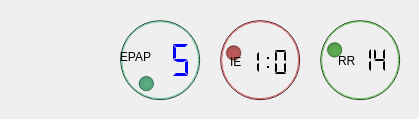
            <widget class="QWidget" name="page_3">
             <widget class="QLCDNumber" name="ilcd_bp">
              <property name="geometry">
               <rect>
                <x>247</x>
                <y>47</y>
                <width>16</width>
                <height>30</height>
               </rect>
              </property>
              <property name="minimumSize">
               <size>
                <width>0</width>
                <height>0</height>
               </size>
              </property>
              <property name="styleSheet">
               <string notr="true">color:black</string>
              </property>
              <property name="frameShape">
               <enum>QFrame::NoFrame</enum>
              </property>
              <property name="frameShadow">
               <enum>QFrame::Plain</enum>
              </property>
              <property name="digitCount">
               <number>1</number>
              </property>
              <property name="segmentStyle">
               <enum>QLCDNumber::Flat</enum>
              </property>
              <property name="value" stdset="0">
               <double>1.000000000000000</double>
              </property>
             </widget>
             <widget class="QDial" name="rrdial_bipap">
              <property name="enabled">
               <bool>false</bool>
              </property>
              <property name="geometry">
               <rect>
                <x>310</x>
                <y>10</y>
                <width>100</width>
                <height>100</height>
               </rect>
              </property>
              <property name="minimumSize">
               <size>
                <width>100</width>
                <height>100</height>
               </size>
              </property>
              <property name="styleSheet">
               <string notr="true">background-color: rgb(20,100,10)</string>
              </property>
              <property name="minimum">
               <number>8</number>
              </property>
              <property name="maximum">
               <number>30</number>
              </property>
              <property name="value">
               <number>14</number>
              </property>
             </widget>
             <widget class="QLabel" name="label_18">
              <property name="geometry">
               <rect>
                <x>230</x>
                <y>54</y>
                <width>21</width>
                <height>16</height>
               </rect>
              </property>
              <property name="styleSheet">
               <string notr="true">color:black</string>
              </property>
              <property name="text">
               <string>IE</string>
              </property>
             </widget>
             <widget class="QLCDNumber" name="elcd_bp">
              <property name="geometry">
               <rect>
                <x>267</x>
                <y>47</y>
                <width>28</width>
                <height>30</height>
               </rect>
              </property>
              <property name="minimumSize">
               <size>
                <width>0</width>
                <height>0</height>
               </size>
              </property>
              <property name="styleSheet">
               <string notr="true">color:black</string>
              </property>
              <property name="frameShape">
               <enum>QFrame::NoFrame</enum>
              </property>
              <property name="frameShadow">
               <enum>QFrame::Plain</enum>
              </property>
              <property name="digitCount">
               <number>1</number>
              </property>
              <property name="segmentStyle">
               <enum>QLCDNumber::Flat</enum>
              </property>
             </widget>
             <widget class="QLabel" name="label_19">
              <property name="geometry">
               <rect>
                <x>338</x>
                <y>54</y>
                <width>22</width>
                <height>14</height>
               </rect>
              </property>
              <property name="styleSheet">
               <string notr="true">color:black</string>
              </property>
              <property name="text">
               <string>RR</string>
              </property>
             </widget>
             <widget class="QLCDNumber" name="rrlcd_bp">
              <property name="enabled">
               <bool>false</bool>
              </property>
              <property name="geometry">
               <rect>
                <x>353</x>
                <y>45</y>
                <width>41</width>
                <height>30</height>
               </rect>
              </property>
              <property name="minimumSize">
               <size>
                <width>0</width>
                <height>20</height>
               </size>
              </property>
              <property name="styleSheet">
               <string notr="true">color:black</string>
              </property>
              <property name="frameShape">
               <enum>QFrame::NoFrame</enum>
              </property>
              <property name="frameShadow">
               <enum>QFrame::Plain</enum>
              </property>
              <property name="digitCount">
               <number>2</number>
              </property>
              <property name="segmentStyle">
               <enum>QLCDNumber::Flat</enum>
              </property>
              <property name="intValue" stdset="0">
               <number>14</number>
              </property>
             </widget>
             <widget class="QDial" name="iedial_bipap">
              <property name="enabled">
               <bool>false</bool>
              </property>
              <property name="geometry">
               <rect>
                <x>210</x>
                <y>10</y>
                <width>100</width>
                <height>100</height>
               </rect>
              </property>
              <property name="minimumSize">
               <size>
                <width>100</width>
                <height>100</height>
               </size>
              </property>
              <property name="styleSheet">
               <string notr="true">background-color: rgb(200,20,20)</string>
              </property>
              <property name="minimum">
               <number>1</number>
              </property>
              <property name="maximum">
               <number>5</number>
              </property>
              <property name="value">
               <number>2</number>
              </property>
             </widget>
             <widget class="QDial" name="epapdial">
              <property name="enabled">
               <bool>false</bool>
              </property>
              <property name="geometry">
               <rect>
                <x>110</x>
                <y>10</y>
                <width>100</width>
                <height>100</height>
               </rect>
              </property>
              <property name="minimumSize">
               <size>
                <width>100</width>
                <height>100</height>
               </size>
              </property>
              <property name="styleSheet">
               <string notr="true">background-color: rgb(20,40,30)</string>
              </property>
              <property name="minimum">
               <number>5</number>
              </property>
              <property name="maximum">
               <number>30</number>
              </property>
             </widget>
             <widget class="QLCDNumber" name="epaplcd">
              <property name="geometry">
               <rect>
                <x>130</x>
                <y>40</y>
                <width>64</width>
                <height>40</height>
               </rect>
              </property>
              <property name="minimumSize">
               <size>
                <width>0</width>
                <height>40</height>
               </size>
              </property>
              <property name="styleSheet">
               <string notr="true">color:blue</string>
              </property>
              <property name="frameShape">
               <enum>QFrame::NoFrame</enum>
              </property>
              <property name="digitCount">
               <number>3</number>
              </property>
              <property name="segmentStyle">
               <enum>QLCDNumber::Flat</enum>
              </property>
              <property name="intValue" stdset="0">
               <number>5</number>
              </property>
             </widget>
             <widget class="QLabel" name="labelepap">
              <property name="geometry">
               <rect>
                <x>120</x>
                <y>50</y>
                <width>31</width>
                <height>14</height>
               </rect>
              </property>
              <property name="styleSheet">
               <string notr="true">color:black</string>
              </property>
              <property name="text">
               <string>EPAP</string>
              </property>
              <property name="alignment">
               <set>Qt::AlignCenter</set>
              </property>
             </widget>
             <widget class="QLabel" name="colon_bp">
              <property name="geometry">
               <rect>
                <x>260</x>
                <y>50</y>
                <width>16</width>
                <height>21</height>
               </rect>
              </property>
              <property name="font">
               <font>
                <pointsize>16</pointsize>
               </font>
              </property>
              <property name="text">
               <string>:</string>
              </property>
              <property name="alignment">
               <set>Qt::AlignCenter</set>
              </property>
             </widget>
             <zorder>iedial_bipap</zorder>
             <zorder>ilcd_bp</zorder>
             <zorder>rrdial_bipap</zorder>
             <zorder>label_18</zorder>
             <zorder>elcd_bp</zorder>
             <zorder>label_19</zorder>
             <zorder>rrlcd_bp</zorder>
             <zorder>epapdial</zorder>
             <zorder>epaplcd</zorder>
             <zorder>labelepap</zorder>
             <zorder>colon_bp</zorder>
            </widget>
